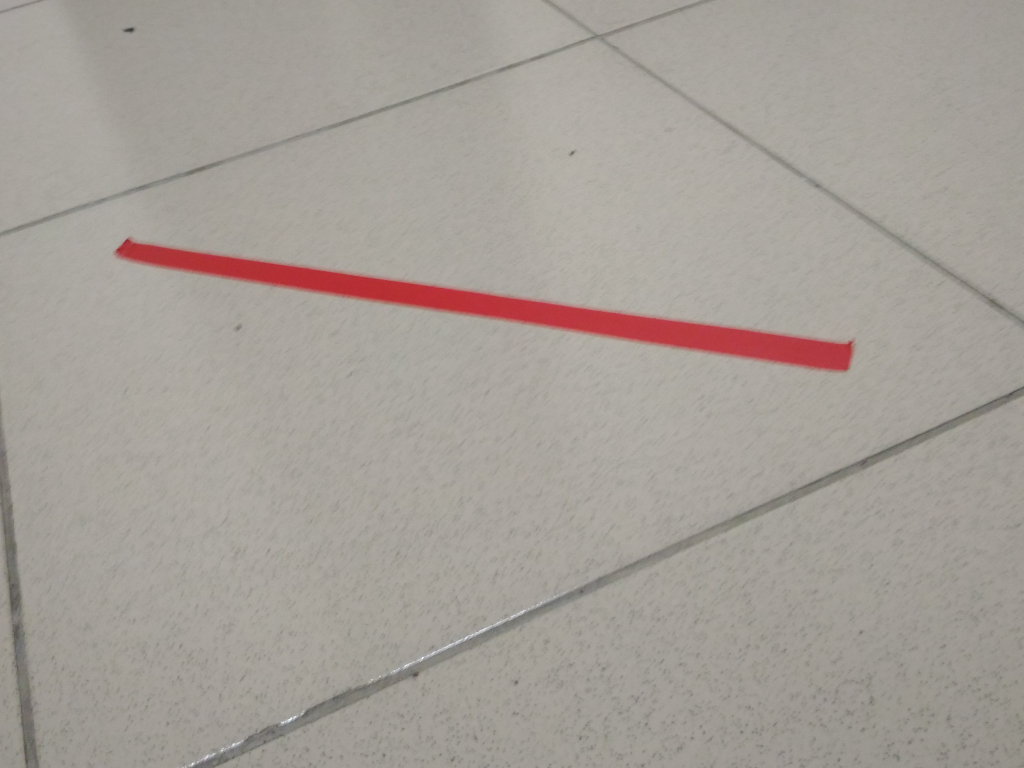
#> input picture RelevantCodes/LaneDetection/Image/10.jpg, 4096 x 3072 px, given in place of the camera (shown at 1/4 size)
$ python color.py   (older library calls are emulated)
#> lines starting #> are read from the running program, lines starting #| are printed output that depends on the picture; after the words box and inside, x2 and y2 are one past the last pixel; in counts of white or black regions, pixels touching at a corner belong together
import cv2
import numpy as np

def getCentroid(img,height,width):
	threshold= 50
	edges = cv2.Canny(img,threshold,threshold*2)
	cnt, hierarchy = cv2.findContours(edges,cv2.RETR_EXTERNAL,cv2.CHAIN_APPROX_SIMPLE)
	a=[0]
	b=[0]
	if cnt is not None:
		for c in cnt:
			for e in c:
				for x,y in e:
					a.append(x)
					b.append(y)
		a=int(np.mean(a))
		b=int(np.mean(b))
		if a == 0 and b == 0:
			return height,width
		return a,b
	return height,width

def trackFinal():
	video_capture = cv2.VideoCapture(0)

	#HSV Threshold
	lowH =(172,150,60)
	highH = (179,255,255)
	lowHH =(0,150,60)
	highHH =(5,255,255)
	while True:

		ret, img = video_capture.read()
#> img is the input picture: shape (3072, 4096, 3); mean B, G, R 151.6, 158.3, 165
		img = cv2.resize(img, (960, 720))
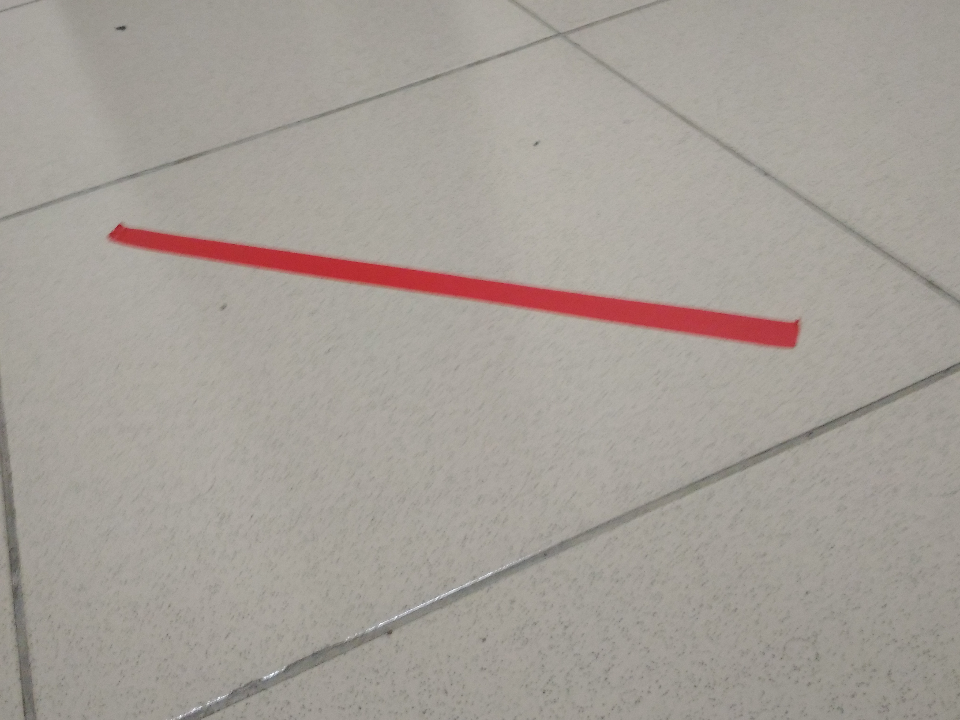
#> img: shape (720, 960, 3); mean B, G, R 151.5, 158.2, 164.9
		cv2.imshow('original', img)
		img = cv2.cvtColor(img,cv2.COLOR_BGR2HSV)
#> img: shape (720, 960, 3); mean H, S, V 22.3, 20.6, 164.9

		#get the area of interest
		roi_ratio = 2
		#print(img.shape)
		height, width,x = img.shape
#> height = 720; width = 960; x = 3
		roi_offset = height // roi_ratio
#> roi_offset = 360
		img = img[roi_offset:height, :width]
#> img: shape (360, 960, 3); mean H, S, V 19.3, 17.5, 161.5

		#HSV filtering
		threshed = cv2.inRange(img,lowH,highH)
#> threshed: shape (360, 960); every value is 0
		threshed1 = cv2.inRange(img,lowHH,highHH)
		kernel = np.ones((5,5),np.uint8)

		#filtering for image 1
		threshed = cv2.erode(threshed,kernel,iterations =1)
		threshed = cv2.dilate(threshed,kernel,iterations =1)
		threshed = cv2.dilate(threshed,kernel,iterations=1)
		threshed = cv2.erode(threshed,kernel,iterations =1)

		#filtering for image 2
		threshed1 = cv2.erode(threshed1,kernel,iterations =1)
		threshed1 = cv2.dilate(threshed1,kernel,iterations =1)
		threshed1 = cv2.dilate(threshed1,kernel,iterations=1)
		threshed1 = cv2.erode(threshed1,kernel,iterations =1)

		#blending together
		height, width = threshed.shape
#> height = 360
		roi_w=width//2
#> roi_w = 480
		threshed = cv2.addWeighted(threshed,0.5,threshed1,0.5,0)
		cy,cx = getCentroid(threshed,roi_w,height)
#> in getCentroid, `cnt, hierarchy = cv2.findContours(edges,cv2.RETR_EXTERNAL,cv2.CHAIN_AP..`: cnt = []
#> after the loop in getCentroid, `for c in cnt:`: a = [0]
#> in getCentroid, `a=int(np.mean(a))`: a = 0
#> cy = 480; cx = 360
		#print(cx,cy)
		cv2.line(threshed,(cy, cx),( roi_w,height),(255,0, 0), 2, cv2.CV_AA)
#> threshed: shape (360, 960); min 0, max 255, mean 0
		if cy - roi_w != 0:
			#h=height-cv

			deltax=roi_w-cy
			deltay=height-cx
			gradient=deltax/float(deltay)
			#print(gradient)
			cv2.putText(threshed, 'Gradient:', (100,200), cv2.FONT_HERSHEY_SIMPLEX, 0.7, (255, 255, 255), 2)
			cv2.putText(threshed, str(gradient), (250,200), cv2.FONT_HERSHEY_SIMPLEX, 0.7, (255, 255, 255), 2)

			#return gradient  (leftturn is positive slope, rightturn is negative slope)


		#threshed = cv2.arrowedLine = (threshed,(480,720),(cx,cy),(255,0,0),3,8,3)
		cv2.imshow('lane', threshed)
		if cv2.waitKey(100) & 0xFF == ord('q'):		#10 FPS
#> (key q is pressed here)
			break

	video_capture.release()
	cv2.destroyWindow('original')
	cv2.destroyWindow('lane')


def main():
	print('ok')
	trackFinal()			#calculate gradient, dont have a return yet
if __name__ == "__main__":
	main()

$ run again, on RelevantCodes/LaneDetection/Image/11.jpg
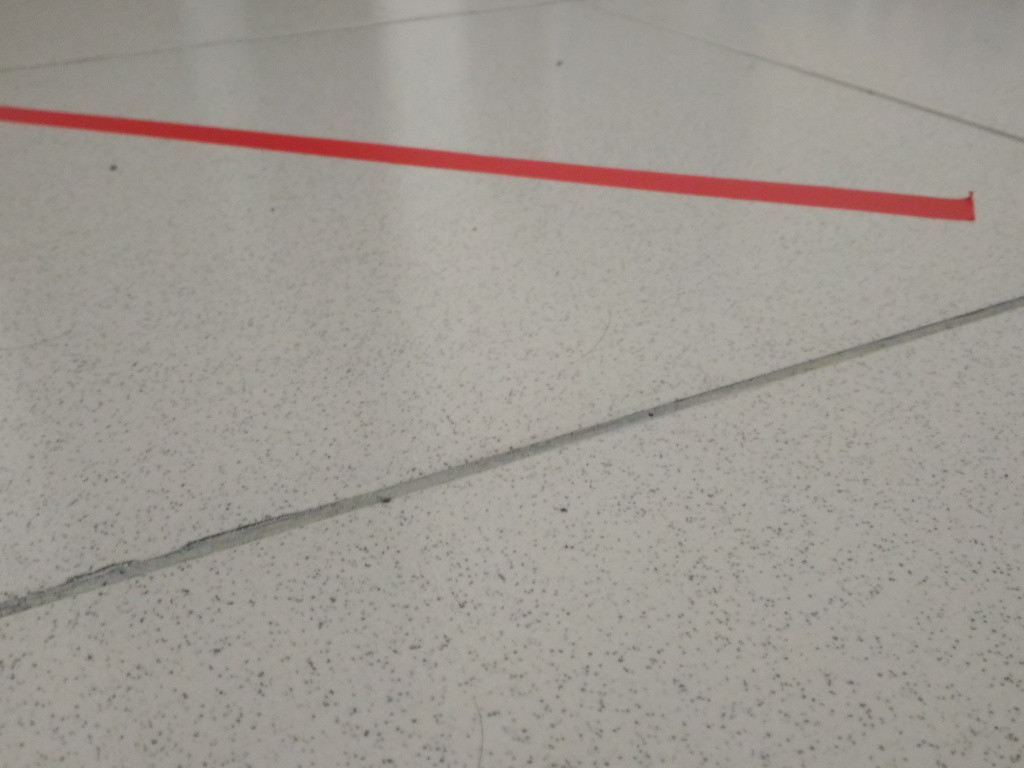
#> input picture RelevantCodes/LaneDetection/Image/11.jpg, 4096 x 3072 px, given in place of the camera (shown at 1/4 size)
#> in trackFinal, img is the input picture: shape (3072, 4096, 3); mean B, G, R 146, 153.2, 158.6
#> in trackFinal, `img = cv2.resize(img, (960, 720))`:
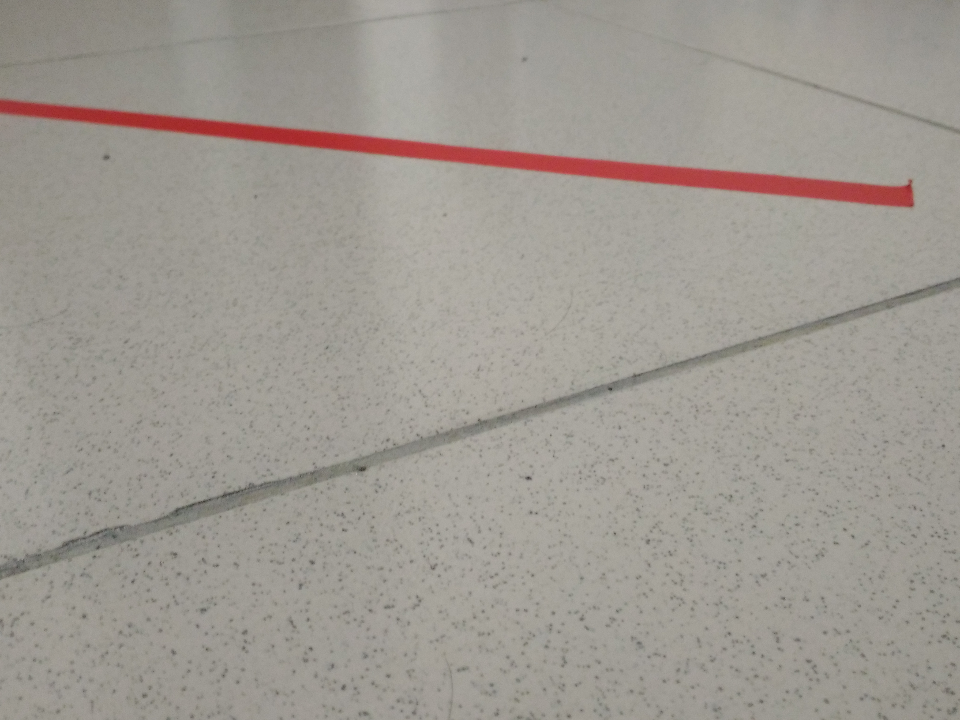
#> img: shape (720, 960, 3); mean B, G, R 145.9, 153.1, 158.5
#> cnt = []
#> after the loop in getCentroid, `for c in cnt:`: a = [0]
#> in getCentroid, `a=int(np.mean(a))`: a = 0
#> cy = 480; cx = 360

$ run again, on RelevantCodes/LaneDetection/Image/12.jpg
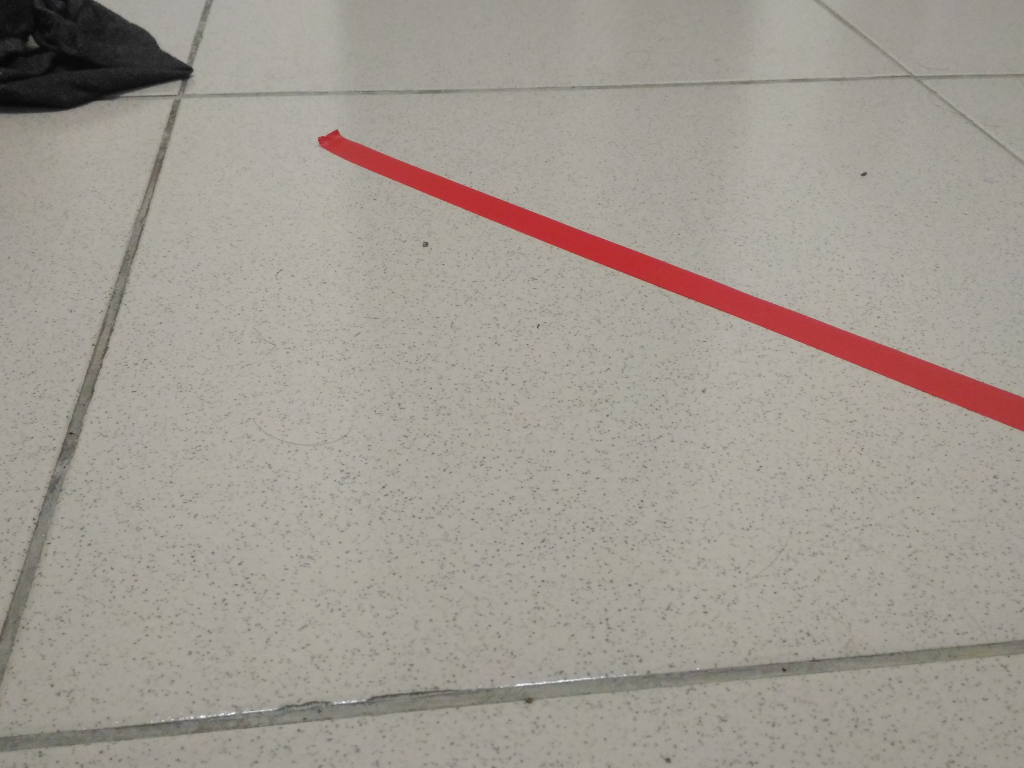
#> input picture RelevantCodes/LaneDetection/Image/12.jpg, 4096 x 3072 px, given in place of the camera (shown at 1/4 size)
#> in trackFinal, img is the input picture: shape (3072, 4096, 3); mean B, G, R 146.1, 154.5, 160.7
#> in getCentroid, `edges = cv2.Canny(img,threshold,threshold*2)`:
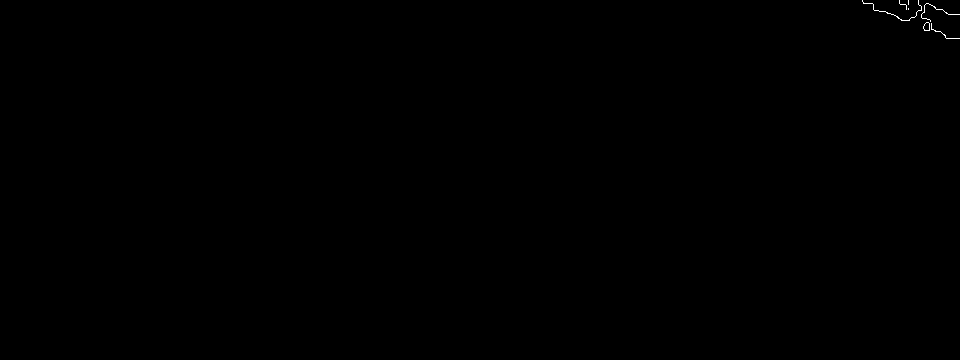
#> edges: shape (360, 960); 0.07% white in thin lines or dots, all inside (x1, y1, x2, y2) = (862, 0, 960, 39)
#> cnt = 7 contours, 6 with area under 20; largest, box (x1, y1, x2, y2) and area: (923, 22, 930, 31) 40
#> the loop in getCentroid, `for c in cnt:` made 7 passes
#> c on passes 3, 5: [[908, 8], [908, 9]], [[908, 0], [908, 4]]
#> after the loop in getCentroid, `for c in cnt:`: a = 160 values, max 959 at index 9, min 0 at index 0, mean 909.1; b = 160 values, max 38 at index 8, min 0 at index 0, mean 14.07
#> in getCentroid, `a=int(np.mean(a))`: a = 909
#> in getCentroid, `b=int(np.mean(b))`: b = 14
#> cy = 909; cx = 14
#> deltax = -429
#> deltay = 346
#> gradient = -1.24
#> in trackFinal, `cv2.putText(threshed, str(gradient), (250,200), cv2.FONT_HERSHEY_SIMPL..`:
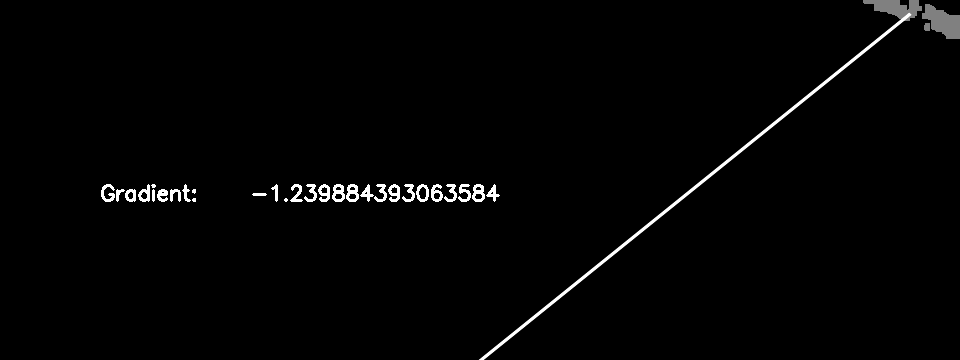
#> threshed: shape (360, 960); min 0, max 255, mean 3.8

$ run again, on RelevantCodes/LaneDetection/Image/13.jpg
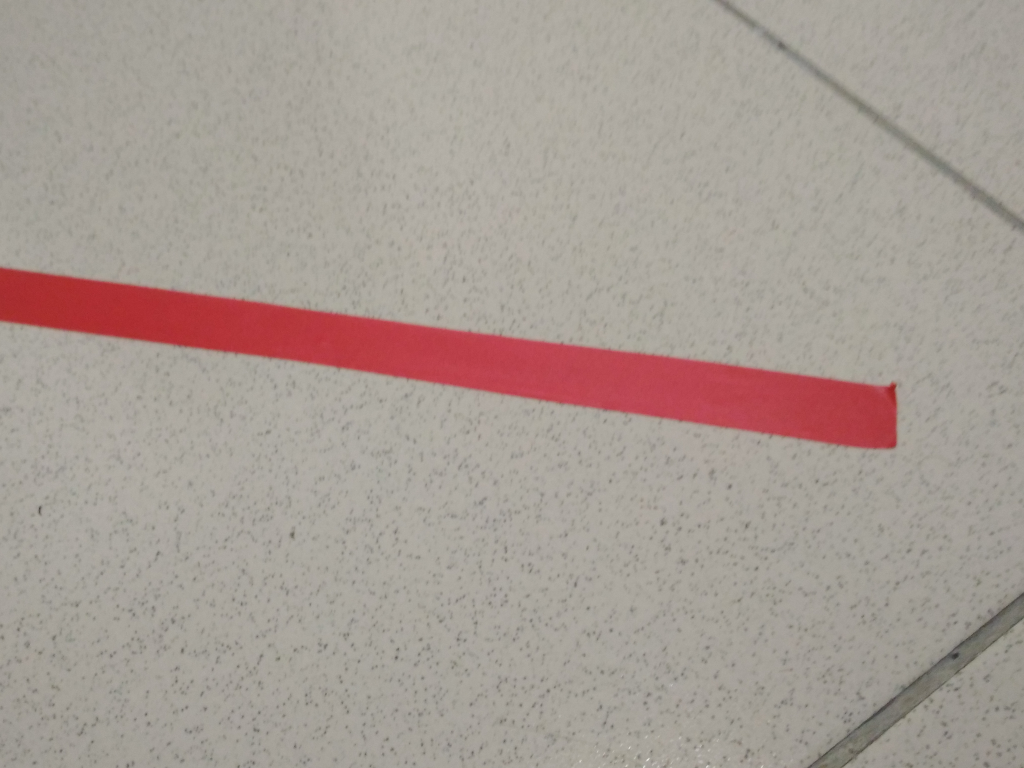
#> input picture RelevantCodes/LaneDetection/Image/13.jpg, 4096 x 3072 px, given in place of the camera (shown at 1/4 size)
#> in trackFinal, img is the input picture: shape (3072, 4096, 3); mean B, G, R 148.3, 155.7, 167.3
#> in getCentroid, `edges = cv2.Canny(img,threshold,threshold*2)`:
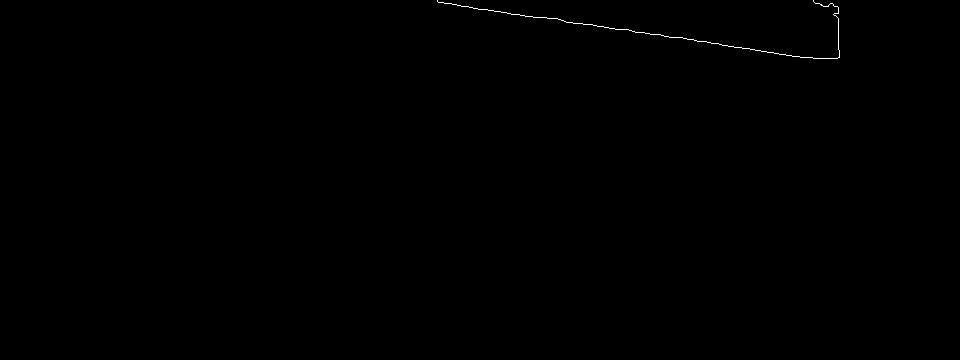
#> edges: shape (360, 960); 0.14% white in thin lines or dots, all inside (x1, y1, x2, y2) = (437, 0, 840, 59)
#> cnt = 1 contour, all with area under 20
#> the loop in getCentroid, `for c in cnt:` made 1 pass
#> after the loop in getCentroid, `for c in cnt:`: a = 282 values, max 839 at index 118, min 0 at index 0, mean 658; b = 282 values, max 58 at index 115, min 0 at index 0, mean 26.69
#> in getCentroid, `a=int(np.mean(a))`: a = 657
#> in getCentroid, `b=int(np.mean(b))`: b = 26
#> cy = 657; cx = 26
#> deltax = -177
#> deltay = 334
#> gradient = -0.53
#> in trackFinal, `cv2.putText(threshed, str(gradient), (250,200), cv2.FONT_HERSHEY_SIMPL..`:
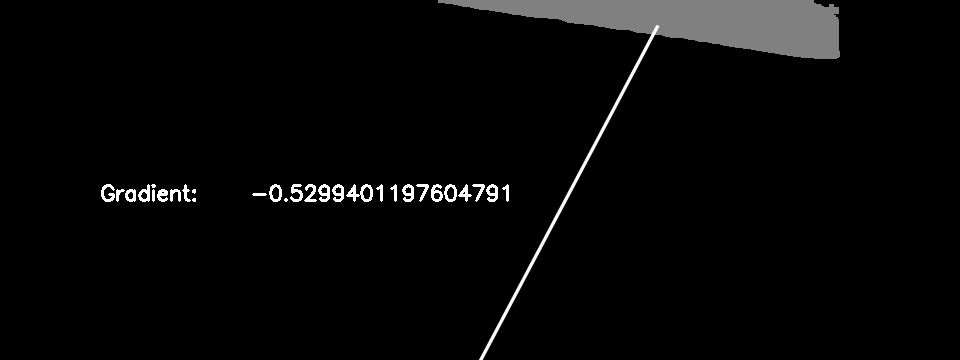
#> threshed: shape (360, 960); min 0, max 255, mean 7.6
